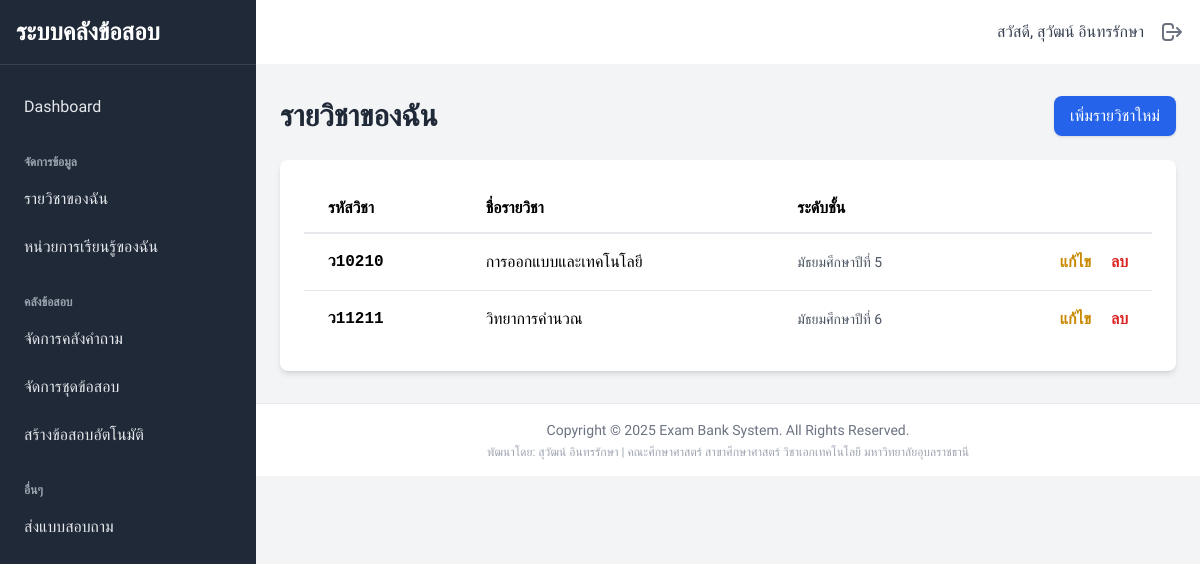
The page /teacher/courses/ (signed in) on the database its author committed.
### accounts/models.py (models this page shows)
class CustomUser(AbstractUser):
    class Role(models.TextChoices):
        ADMIN = 'ADMIN', 'Admin'
        TEACHER = 'TEACHER', 'Teacher'
    role = models.CharField(max_length=50, choices=Role.choices, default=Role.TEACHER)
    is_approved = models.BooleanField(default=False, help_text="Designates whether the teacher is approved by an admin.")

### core/models.py (models this page shows, shortened)
class Course(models.Model):
    course_code = models.CharField(max_length=20, verbose_name="รหัสวิชา")
    subject_template = models.ForeignKey(SubjectTemplate, on_delete=models.CASCADE, related_name='courses', verbose_name="รายวิชา (จากแม่แบบ)")
    grade_level = models.ForeignKey(GradeLevel, on_delete=models.CASCADE, related_name='courses', verbose_name="ระดับชั้น")
    teacher = models.ForeignKey(CustomUser, on_delete=models.CASCADE, related_name='courses', verbose_name="ครูผู้สอน")
    class Meta:
        unique_together = ('course_code', 'teacher')
        verbose_name = "รายวิชาของครู"
        verbose_name_plural = "รายวิชาของครู"
        ordering = ['teacher', 'course_code']

class SubjectTemplate(models.Model):
    subject_name = models.CharField(max_length=255, verbose_name="ชื่อรายวิชา (แม่แบบ)")
    learning_area = models.ForeignKey(LearningArea, on_delete=models.CASCADE, related_name='subject_templates', verbose_name="กลุ่มสาระการเรียนรู้")
    class Meta:
        unique_together = ('subject_name', 'learning_area')
        verbose_name = "แม่แบบรายวิชา"
        verbose_name_plural = "แม่แบบรายวิชา"
        ordering = ['learning_area', 'subject_name']

class GradeLevel(models.Model):
    grade_name = models.CharField(max_length=100, unique=True, verbose_name="ชื่อระดับชั้น")
    class Meta:
        verbose_name = "ระดับชั้น"
        verbose_name_plural = "ระดับชั้น"
        ordering = ['id']

### exam_management/views.py (the view)
# urls.py: path('teacher/courses/', CourseListView.as_view(), name='course_list'),
class CourseListView(TeacherRequiredMixin, ListView):
    model = Course
    template_name = 'teacher/course_list.html'
    context_object_name = 'courses'
    paginate_by = 10
    def get_queryset(self):
        return Course.objects.filter(teacher=self.request.user).select_related('subject_template', 'grade_level').order_by('course_code')

### exam_management/views.py (called while the page is built)
    def test_func(self):
        return self.request.user.is_authenticated and self.request.user.role == 'TEACHER' and self.request.user.is_approved

### templates/teacher/course_list.html (shortened to what this page needs)
{% extends "base.html" %}
{% block content %}
<div class="flex justify-between items-center mb-6">
    <h1 class="text-3xl font-bold text-gray-800">รายวิชาของฉัน</h1>
    <a href="{% url 'course_create' %}" class="px-4 py-2 bg-blue-600 text-white rounded-lg hover:bg-blue-700 shadow">เพิ่มรายวิชาใหม่</a>
</div>
<div class="bg-white p-6 rounded-lg shadow-md">
    <div class="overflow-x-auto">
        <table class="min-w-full">
            <thead>
                <tr>
                    <th class="px-6 py-3 border-b-2 text-left">รหัสวิชา</th>
                    <th class="px-6 py-3 border-b-2 text-left">ชื่อรายวิชา</th>
                    <th class="px-6 py-3 border-b-2 text-left">ระดับชั้น</th>
                    <th class="px-6 py-3 border-b-2"></th>
                </tr>
            </thead>
            <tbody class="bg-white divide-y divide-gray-200">
                {% for course in courses %}
                <tr>
                    <td class="px-6 py-4 font-mono font-semibold">{{ course.course_code }}</td>
                    <td class="px-6 py-4">{{ course.subject_template.subject_name }}</td>
                    <td class="px-6 py-4 text-sm text-gray-600">{{ course.grade_level.grade_name }}</td>
                    <td class="px-6 py-4 text-right space-x-4 whitespace-nowrap">
                        <a href="{% url 'course_update' course.pk %}" class="text-yellow-600 hover:underline font-semibold">แก้ไข</a>
                        <a href="{% url 'course_delete' course.pk %}" class="text-red-600 hover:underline font-semibold">ลบ</a>
                    </td>
                </tr>
                {% endfor %}
            </tbody>
        </table>
    </div>
</div>
{% endblock %}

### templates/partials/_navbar.html
<header class="bg-white shadow-md w-full">
    <div class="flex items-center justify-end p-4 h-16">
        <div class="flex items-center">
            <span class="mr-4 text-gray-700">สวัสดี, {{ user.get_full_name|default:user.username }}</span>
            <a href="{% url 'accounts:logout' %}" title="ออกจากระบบ" class="text-gray-500 hover:text-red-500">
                <svg xmlns="http://www.w3.org/2000/svg" class="h-6 w-6" fill="none" viewBox="0 0 24 24" stroke="currentColor" stroke-width="2">
                    <path stroke-linecap="round" stroke-linejoin="round" d="M17 16l4-4m0 0l-4-4m4 4H7m6 4v1a3 3 0 01-3 3H6a3 3 0 01-3-3V7a3 3 0 013-3h4a3 3 0 013 3v1" />
                </svg>
            </a>
        </div>
    </div>
</header>

### static/css/style.css (style rules this page uses)
html, :host { line-height: 1.5; -webkit-text-size-adjust: 100%; -moz-tab-size: 4; -o-tab-size: 4; tab-size: 4; font-family: Prompt, ui-sans-serif, system-ui, sans-serif, "Apple Color Emoji", "Segoe UI Emoji", "Segoe UI Symbol", "Noto Color Emoji"; font-feature-settings: normal; font-variation-settings: normal; -webkit-tap-highlight-color: transparent; }
body { margin: 0; line-height: inherit; }
h1, h2, h3, h4, h5, h6 { font-size: inherit; font-weight: inherit; }
a { color: inherit; text-decoration: inherit; }
table { text-indent: 0; border-color: inherit; border-collapse: collapse; }
blockquote, dl, dd, h1, h2, h3, h4, h5, h6, hr, figure, p, pre { margin: 0; }
img, svg, video, canvas, audio, iframe, embed, object { display: block; vertical-align: middle; }
.mb-6 { margin-bottom: 1.5rem; }
.mr-4 { margin-right: 1rem; }
.flex { display: flex; }
.h-16 { height: 4rem; }
.h-6 { height: 1.5rem; }
.w-6 { width: 1.5rem; }
.w-full { width: 100%; }
.min-w-full { min-width: 100%; }
.items-center { align-items: center; }
.justify-end { justify-content: flex-end; }
.justify-between { justify-content: space-between; }
.space-x-4 > :not([hidden]) ~ :not([hidden]) { --tw-space-x-reverse: 0; margin-right: calc(1rem * var(--tw-space-x-reverse)); margin-left: calc(1rem * calc(1 - var(--tw-space-x-reverse))); }
.divide-y > :not([hidden]) ~ :not([hidden]) { --tw-divide-y-reverse: 0; border-top-width: calc(1px * calc(1 - var(--tw-divide-y-reverse))); border-bottom-width: calc(1px * var(--tw-divide-y-reverse)); }
.divide-gray-200 > :not([hidden]) ~ :not([hidden]) { --tw-divide-opacity: 1; border-color: rgb(229 231 235 / var(--tw-divide-opacity, 1)); }
.overflow-x-auto { overflow-x: auto; }
.whitespace-nowrap { white-space: nowrap; }
.rounded-lg { border-radius: 0.5rem; }
.border-b-2 { border-bottom-width: 2px; }
.bg-blue-600 { --tw-bg-opacity: 1; background-color: rgb(37 99 235 / var(--tw-bg-opacity, 1)); }
.bg-gray-100 { --tw-bg-opacity: 1; background-color: rgb(243 244 246 / var(--tw-bg-opacity, 1)); }
.bg-white { --tw-bg-opacity: 1; background-color: rgb(255 255 255 / var(--tw-bg-opacity, 1)); }
.p-4 { padding: 1rem; }
.p-6 { padding: 1.5rem; }
.px-4 { padding-left: 1rem; padding-right: 1rem; }
.px-6 { padding-left: 1.5rem; padding-right: 1.5rem; }
.py-2 { padding-top: 0.5rem; padding-bottom: 0.5rem; }
.py-3 { padding-top: 0.75rem; padding-bottom: 0.75rem; }
.py-4 { padding-top: 1rem; padding-bottom: 1rem; }
.text-left { text-align: left; }
.text-right { text-align: right; }
.font-mono { font-family: ui-monospace, SFMono-Regular, Menlo, Monaco, Consolas, "Liberation Mono", "Courier New", monospace; }
.font-sans { font-family: Prompt, ui-sans-serif, system-ui, sans-serif, "Apple Color Emoji", "Segoe UI Emoji", "Segoe UI Symbol", "Noto Color Emoji"; }
.text-3xl { font-size: 1.875rem; line-height: 2.25rem; }
.text-sm { font-size: 0.875rem; line-height: 1.25rem; }
.font-bold { font-weight: 700; }
.font-semibold { font-weight: 600; }
.text-gray-500 { --tw-text-opacity: 1; color: rgb(107 114 128 / var(--tw-text-opacity, 1)); }
.text-gray-600 { --tw-text-opacity: 1; color: rgb(75 85 99 / var(--tw-text-opacity, 1)); }
.text-gray-700 { --tw-text-opacity: 1; color: rgb(55 65 81 / var(--tw-text-opacity, 1)); }
.text-gray-800 { --tw-text-opacity: 1; color: rgb(31 41 55 / var(--tw-text-opacity, 1)); }
.text-red-600 { --tw-text-opacity: 1; color: rgb(220 38 38 / var(--tw-text-opacity, 1)); }
.text-white { --tw-text-opacity: 1; color: rgb(255 255 255 / var(--tw-text-opacity, 1)); }
.text-yellow-600 { --tw-text-opacity: 1; color: rgb(202 138 4 / var(--tw-text-opacity, 1)); }
.shadow { --tw-shadow: 0 1px 3px 0 rgb(0 0 0 / 0.1), 0 1px 2px -1px rgb(0 0 0 / 0.1); --tw-shadow-colored: 0 1px 3px 0 var(--tw-shadow-color), 0 1px 2px -1px var(--tw-shadow-color); box-shadow: var(--tw-ring-offset-shadow, 0 0 #0000), var(--tw-ring-shadow, 0 0 #0000), var(--tw-shadow); }
.shadow-md { --tw-shadow: 0 4px 6px -1px rgb(0 0 0 / 0.1), 0 2px 4px -2px rgb(0 0 0 / 0.1); --tw-shadow-colored: 0 4px 6px -1px var(--tw-shadow-color), 0 2px 4px -2px var(--tw-shadow-color); box-shadow: var(--tw-ring-offset-shadow, 0 0 #0000), var(--tw-ring-shadow, 0 0 #0000), var(--tw-shadow); }

### rows shown on the page
CustomUser: get_full_name "สุวัฒน์ อินทรรักษา"
Course: course_code "ว10210", subject_template.subject_name "การออกแบบและเทคโนโลยี", grade_level.grade_name "มัธยมศึกษาปีที่ 5"
Course: course_code "ว11211", subject_template.subject_name "วิทยาการคำนวณ", grade_level.grade_name "มัธยมศึกษาปีที่ 6"
